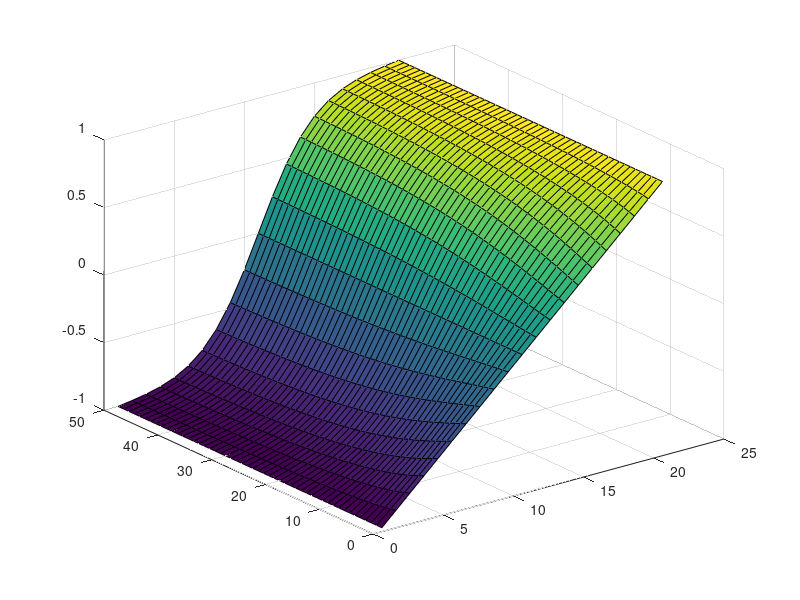

Reproduce this figure in MATLAB.
initialcondition_x_1 = -1; %set up our initial conditions for x values
initialcondition_x_2 = 1;
number_of_timesteps=50 ;%time steps 
N=20; %to account for matlab it's N-1 really
deltax = 1/20; %set up the spacings for delta x and delta t
deltat = 0.001;
r = deltat / ((deltax)^2); %pre-calculate r
M = ones(number_of_timesteps,N+1); %set up a 50x20 array of ones to store our solutions
for i=1:number_of_timesteps %places our 1st initial condition for x in the first column
    M(i,1) = initialcondition_x_1 ; 
end
    
for i=1:number_of_timesteps %places our final initial conditions for x in the final column
    M(i,N+1) = initialcondition_x_2 ;
end

%calculate the first row of our matrix by using the formula given
for i = 1:N-1 
    M(1,i+1) = 2*deltax*i-1 ; 
end

%now for the piece de resistance, we then use our formula
%which is the PDE ibe for iterating to calculate the rest of the terms in
%the matrix. 
for k=1:number_of_timesteps-1 %TIME STEP: we start at 1 and end with the number of timestamps -1
     for i=2:N  %SPACE STEP: noting that we start at 2 as we already have the first one complete
           M(k+1,i) = M(k,i)+ r*(M(k,i-1)-2*M(k,i)+M(k,i+1))+deltat*50*M(k,i)*(1-(M(k,i)^2));
     end
end
%Now we have our M matrix with all of our nice approximations for U in it.
%Please note that the columns are the x spacings and the rows are the time
%spacings.
surf(M) %creates a 3D surface of the Matrix M

